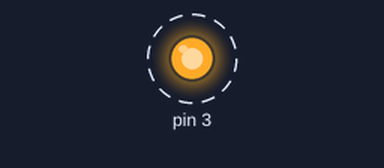
Bench run of a program on a simulated Raspberry Pi (header pin numbers). Parts: output pins drawn as LEDs (lit = HIGH). Dashed ring = blinking. At 10.0 s the program stops and its outputs stay as they are.

Above: at 0.5 s.
Timing chart, 0 to 4.6 s (numbered marks = the images above):
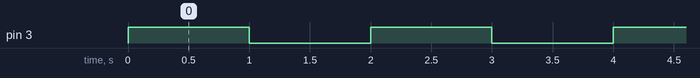

The program:

ledblink.py
```python
import RPi.GPIO as GPIO
import time

GPIO.setmode(GPIO.BOARD)
GPIO.setup(3, GPIO.OUT)

count = 0
while count<5:
    GPIO.output(3, True)
    time.sleep(1)
    GPIO.output(3, False)
    time.sleep(1)
    count+=1
```

Measured:
- by itself, pin 3: alternates HIGH for 1.0 s and LOW for 1.0 s, 10 changes in all, then stays LOW
